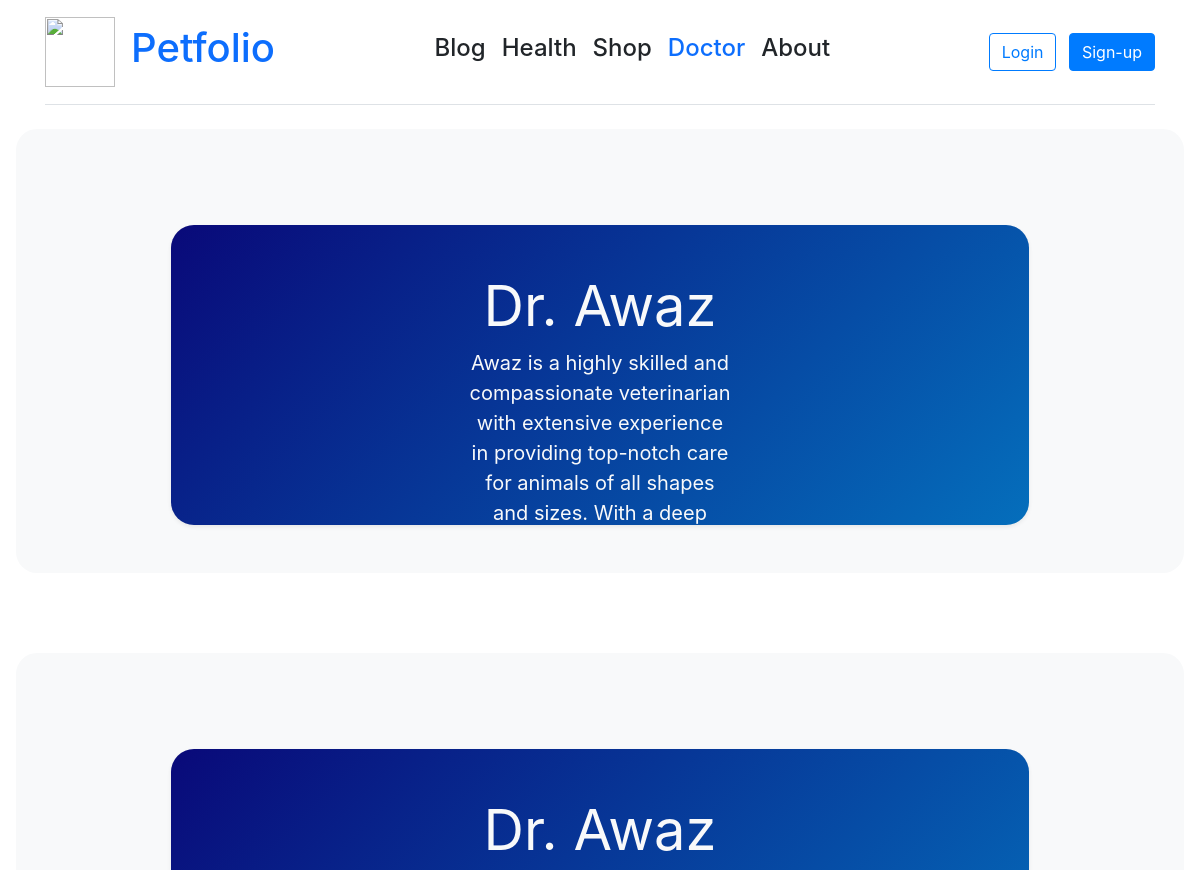
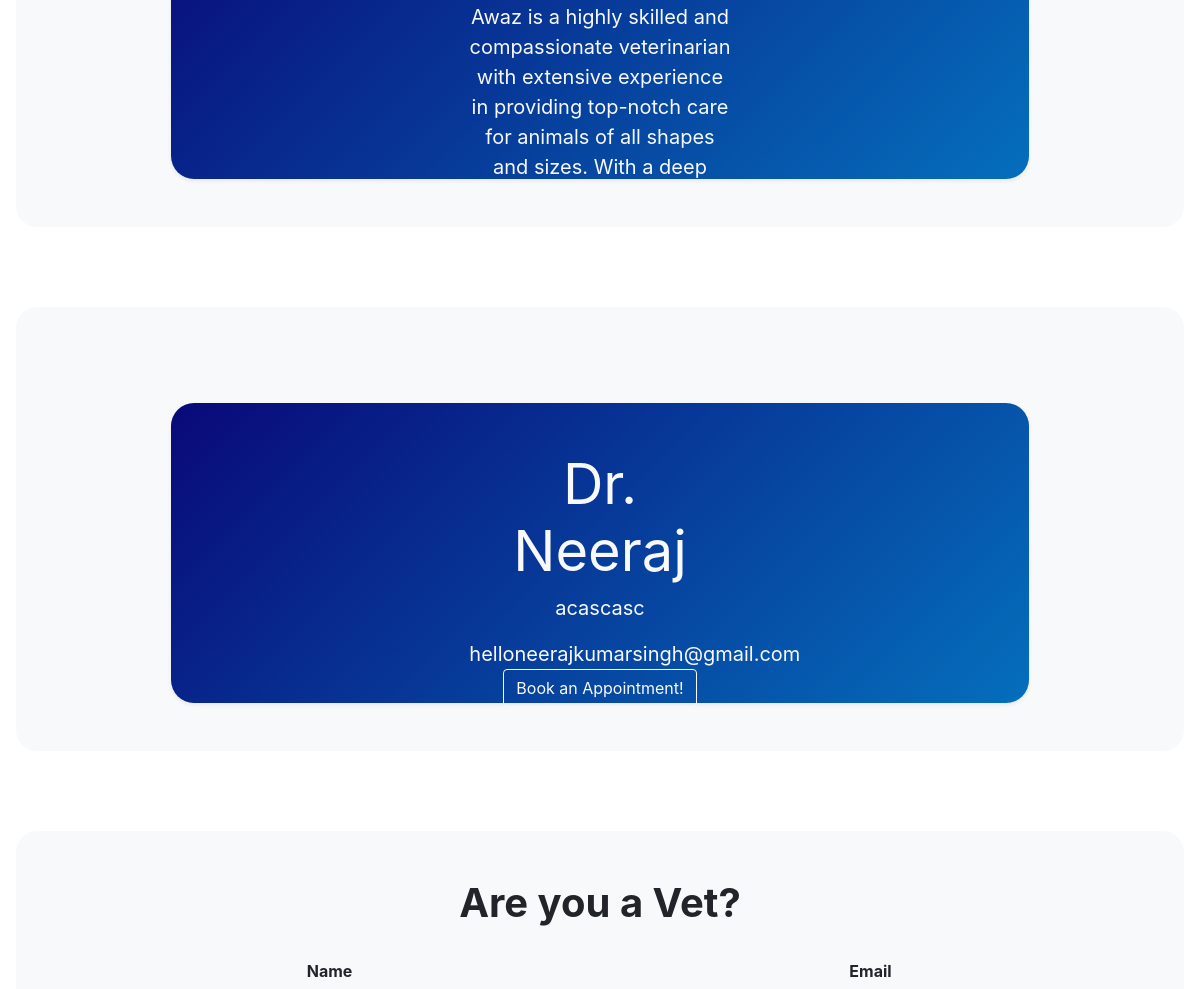
Page /doctor/doctor-list (upper part) on the earlier database version (2 pictures, top to bottom).
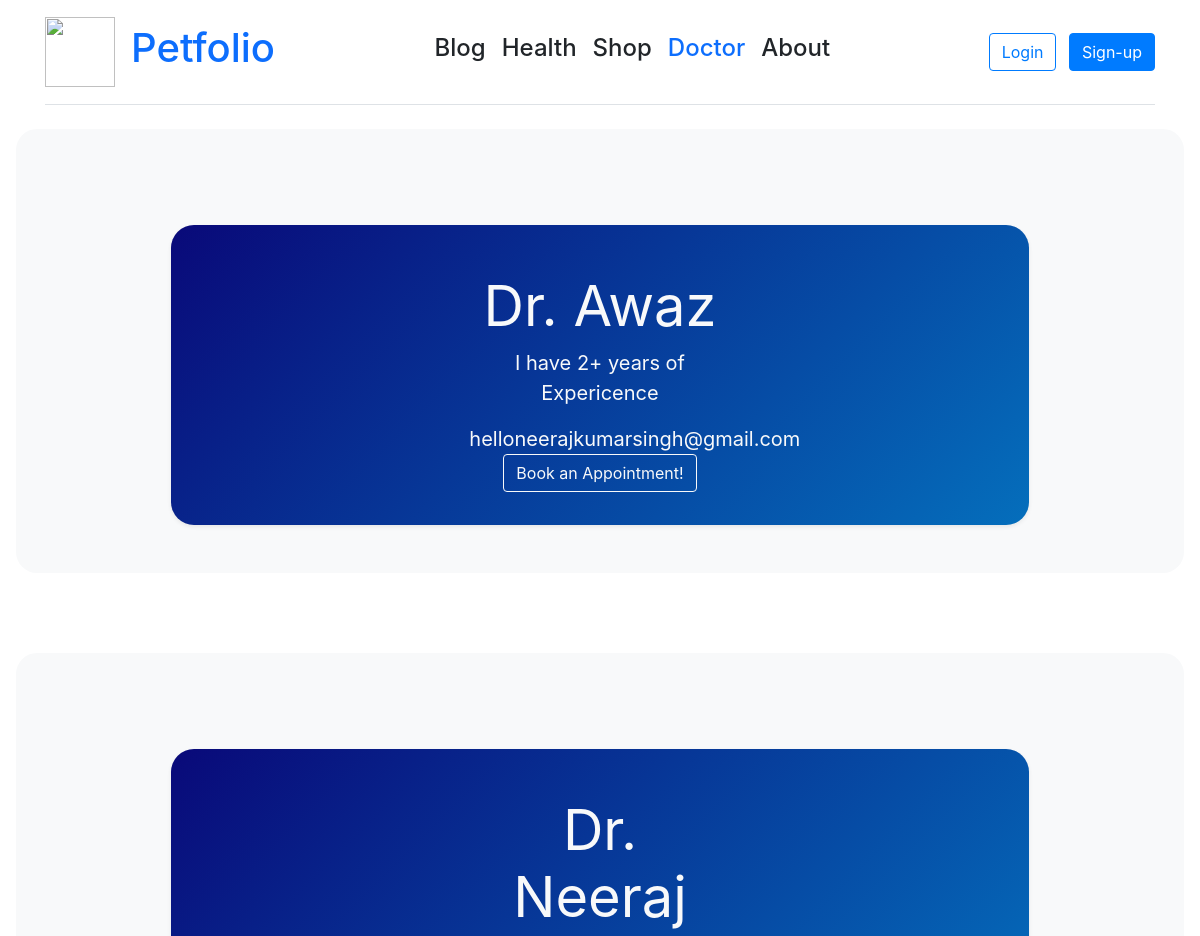
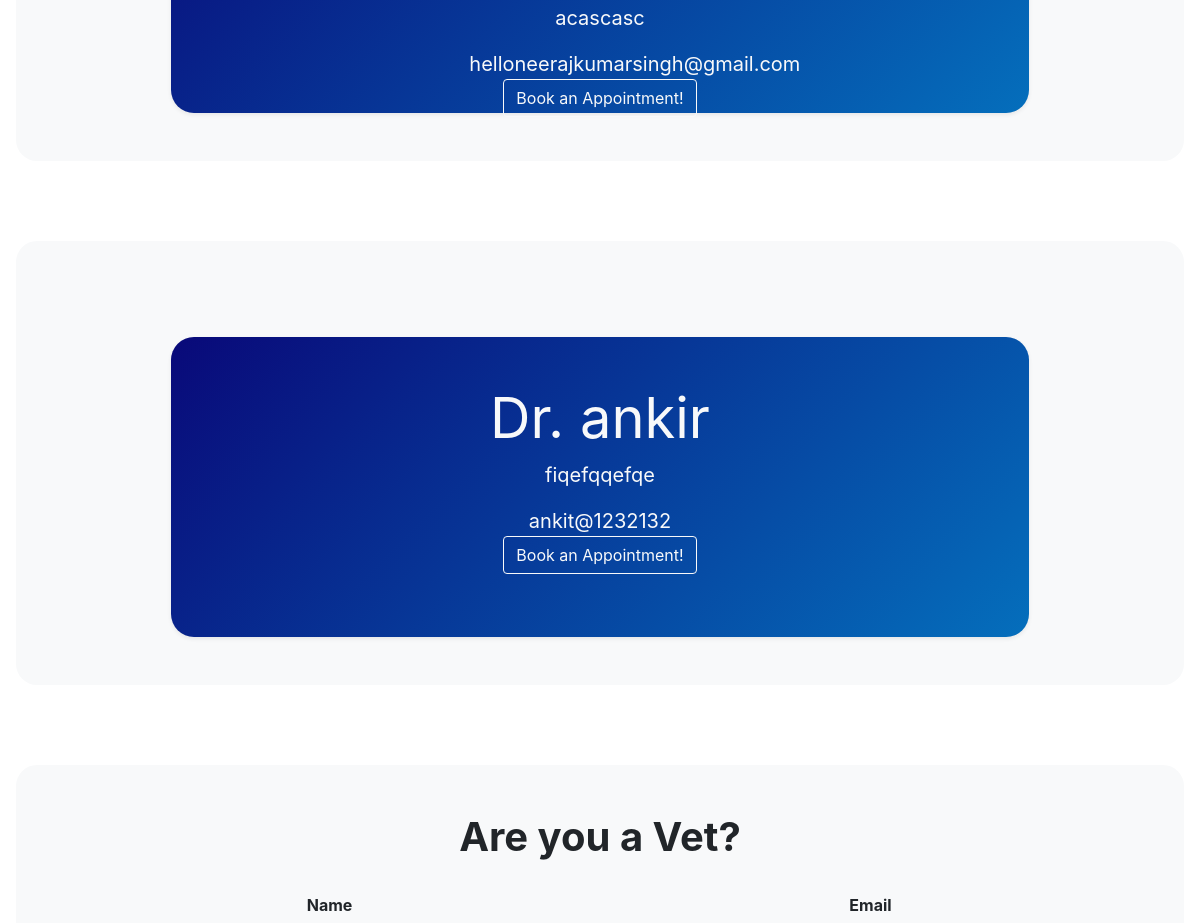
Same page on the later database version (2 pictures, top to bottom).
### doctors/models.py (models this page shows, shortened)
class Vets(models.Model):
    vet_name = models.CharField(max_length=20)
    vet_calendly = models.CharField(max_length=200)
    vet_description = models.CharField(max_length=100)
    vet_email = models.EmailField()

### doctors/views.py (the view, shortened to what this page needs)
# urls.py: path('doctor-list', views.doctor_list, name='doctor-list'),
def doctor_list(request):
    if request.method == 'POST' and 'logout' in request.POST:
        log_out(request)
        return redirect('login-home')
    context = {'vet_list': Vets.objects.all().order_by('vet_name')}
    return render(request, 'doctor/doctor_list.html', context)

### doctors/templates/doctor/doctor_list.html (shortened to what this page needs)
<!DOCTYPE html>
<html lang="en">
  <head>
      <link href="/docs/5.0/dist/css/bootstrap.min.css" rel="stylesheet">
      <link rel="stylesheet" href="https://cdn.jsdelivr.net/npm/bootstrap@5.2.3/dist/css/bootstrap.min.css">
      <link href="//maxcdn.bootstrapcdn.com/bootstrap/4.1.1/css/bootstrap.min.css" rel="stylesheet" id="bootstrap-css">
      <link href="https://cdn.jsdelivr.net/npm/bootstrap-icons@1.7.2/font/bootstrap-icons.css" rel="stylesheet">
  </head>
  <body>
    <div class="container">
      <header class="d-flex flex-wrap align-items-center justify-content-center justify-content-md-between py-3 mb-4 border-bottom">
    <div class="nav align-items-center">
        <a href="/blog" >
        <img src="https://cdn-icons-png.flaticon.com/512/5783/5783311.png" width="70" height="70">
        <a href="/blog" class="nav-link  link-primary"><h1>Petfolio</h1></a>
        </a>
    </div>
     <ul class="nav col-12 col-md-auto mb-2 justify-content-center mb-md-0">
       <li><a href="/blog" class="nav-link px-2 link-dark"><h4>Blog</h4></a></li>
       <li><a href="/health" class="nav-link px-2 link-dark"><h4>Health</h4></a></li>
       <li><a href="/shop" class="nav-link px-2 link-dark"><h4>Shop</h4></a></li>
       <li><a href="/doctor" class="nav-link px-2 link-selected"><h4>Doctor</h4></a></li>
       <li><a href="/about" class="nav-link px-2 link-dark"><h4>About</h4></a></li>
     </ul>
                  <div>
                      {% if user.is_authenticated %}
                        <form method="POST">
                    {% csrf_token %}
                    <button class="btn btn-outline-primary me-2" type="submit" name="logout">Logout</button>
                        </form>
                      {% else %}
       <button type="button" onclick="window.location.href='{% url 'login-home' %}'" class="btn btn-outline-primary me-2">Login</button>
       <button type="button" onclick="window.location.href='{% url 'signup-home' %}'" class="btn btn-primary">Sign-up</button>
                      {% endif %}
                  </div>
   </header>
 </div>
  <div class="content">
      {%block content%}
<main>
  {% for vet in vet_list%}
  <div class="position-relative overflow-hidden p-3 p-md-5 m-md-3 text-center bg-light" style="border-radius: 21px 21px 21px 21px">
    <div class="bg-dark flash shadow-sm mx-auto zoom-box align-items-center text-light" style="width: 80%; height: 300px;  border-radius: 23px 23px 23px 23px;">
      <div class="col-md-5 p-lg-5 mx-auto my-5 align-items-center">
        <h1 class="display-4 fw-normal">{{ vet.vet_name }}</h1>
        <p class="lead fw-normal">{{ vet.vet_description}}</p>
          <a  class="lead fw-normal btn-outline-primary" onclick="location.href='mailto:{{vet.vet_email}}'">{{ vet.vet_email}}</a>
        <a class="btn btn-primary btn-outline-light" href={{vet.vet_calendly}}>Book an Appointment!</a>
      </div>
    </div>
  </div>
  <br>
  <br>
  {% endfor %}
  <div class="position-relative overflow-hidden p-3 p-md-5 m-md-3 text-center bg-light" style="border-radius: 21px 21px 21px 21px">
     <form method="POST"  name="vet_reg" >
         <h1><b>Are you a Vet?</b></h1><br>
  <div class="form-row">
    <div class="form-group col-md-6">
      <label for="vet_name"><b>Name</b></label>
    </div>
    <div class="form-group col-md-6">
      <label for="vet_email"><b>Email</b></label>
    </div>
      </div>
    </form>
  </div>
<br>
<br>
</main>
      {%endblock%}
    </div>
  </body>
</html>

### doctors/templates/doctor/doctor_list.html (style rules this page uses)
.flash { background: linear-gradient(-45deg, #020024, #00d4ff, #090979); background-size: 400% 400%; animation: gradient 15s ease infinite; height: 100vh; }
.container { max-width: 960px; }
.zoom-box { transition: all 0.2s ease-in-out; transform-origin: center center; }

Differences in the rows shown:
removed Vets: vet_name "Dr. Awaz", vet_description "Awaz is a highly skilled and compassionate veterinarian with extensive experience in providing top-notch care for animals of all shapes and sizes. With a deep passion for animal welfare…"
removed Vets: vet_name "Dr. Awaz", vet_description "Awaz is a highly skilled and compassionate veterinarian with extensive experience in providing top-notch care for animals of all shapes and sizes. With a deep passion for animal welfare…"
added Vets: vet_name "Dr. Awaz", vet_description "I have 2+ years of Expericence", vet_email "helloneerajkumarsingh@gmail.com"
added Vets: vet_name "Dr. ankir", vet_description "fiqefqqefqe", vet_email "ankit@1232132"
